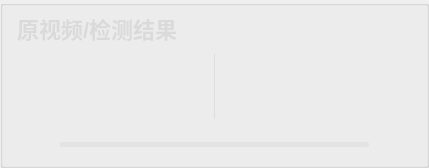
          <widget class="QGroupBox" name="groupBox_201">
           <property name="styleSheet">
            <string notr="true">#groupBox_201{
background-color: rgba(95, 95, 95, 200);
border: 0px solid #42adff;
border-left: 1px solid rgba(200, 200, 200,100);
border-right: 0px solid rgba(29, 83, 185, 255);
border-radius:0px;}</string>
           </property>
           <property name="title">
            <string/>
           </property>
           <layout class="QVBoxLayout" name="verticalLayout_4" stretch="0,1,0">
            <property name="topMargin">
             <number>0</number>
            </property>
            <property name="bottomMargin">
             <number>0</number>
            </property>
            <item>
             <widget class="QGroupBox" name="groupBox_3">
              <property name="minimumSize">
               <size>
                <width>0</width>
                <height>42</height>
               </size>
              </property>
              <property name="maximumSize">
               <size>
                <width>16777215</width>
                <height>42</height>
               </size>
              </property>
              <property name="styleSheet">
               <string notr="true">#groupBox_3{
border: 0px solid #42adff;
border-radius:0px;}</string>
              </property>
              <property name="title">
               <string/>
              </property>
              <layout class="QHBoxLayout" name="horizontalLayout_6">
               <property name="leftMargin">
                <number>0</number>
               </property>
               <property name="topMargin">
                <number>0</number>
               </property>
               <property name="rightMargin">
                <number>0</number>
               </property>
               <property name="bottomMargin">
                <number>0</number>
               </property>
               <item>
                <widget class="QLabel" name="label_6">
                 <property name="minimumSize">
                  <size>
                   <width>0</width>
                   <height>0</height>
                  </size>
                 </property>
                 <property name="maximumSize">
                  <size>
                   <width>16777215</width>
                   <height>40</height>
                  </size>
                 </property>
                 <property name="styleSheet">
                  <string notr="true">QLabel
{
	font-size: 22px;
	font-family: &quot;Microsoft YaHei&quot;;
	font-weight: bold;
 		border-radius:9px;
		background:rgba(66, 195, 255, 0);
color: rgb(218, 218, 218);
}
</string>
                 </property>
                 <property name="text">
                  <string>原视频/检测结果</string>
                 </property>
                </widget>
               </item>
               <item>
                <widget class="QLabel" name="fps_label">
                 <property name="minimumSize">
                  <size>
                   <width>100</width>
                   <height>40</height>
                  </size>
                 </property>
                 <property name="maximumSize">
                  <size>
                   <width>100</width>
                   <height>40</height>
                  </size>
                 </property>
                 <property name="styleSheet">
                  <string notr="true">QLabel
{
	font-size: 20px;
	font-family: &quot;Microsoft YaHei&quot;;
	font-weight: bold;
 		border-radius:9px;
		background:rgba(66, 195, 255, 0);
color: rgb(218, 218, 218);
}
</string>
                 </property>
                 <property name="text">
                  <string/>
                 </property>
                 <property name="alignment">
                  <set>Qt::AlignCenter</set>
                 </property>
                </widget>
               </item>
              </layout>
             </widget>
            </item>
            <item>
             <widget class="QSplitter" name="splitter">
              <property name="enabled">
               <bool>true</bool>
              </property>
              <property name="styleSheet">
               <string notr="true">#splitter::handle{background: 1px solid  rgba(200, 200, 200,100);}</string>
              </property>
              <property name="frameShape">
               <enum>QFrame::NoFrame</enum>
              </property>
              <property name="lineWidth">
               <number>10</number>
              </property>
              <property name="orientation">
               <enum>Qt::Horizontal</enum>
              </property>
              <property name="handleWidth">
               <number>1</number>
              </property>
              <widget class="Label_click_Mouse" name="raw_video">
               <property name="enabled">
                <bool>true</bool>
               </property>
               <property name="sizePolicy">
                <sizepolicy hsizetype="Ignored" vsizetype="Ignored">
                 <horstretch>0</horstretch>
                 <verstretch>0</verstretch>
                </sizepolicy>
               </property>
               <property name="minimumSize">
                <size>
                 <width>200</width>
                 <height>0</height>
                </size>
               </property>
               <property name="font">
                <font>
                 <family>微软雅黑</family>
                 <pointsize>36</pointsize>
                </font>
               </property>
               <property name="cursor">
                <cursorShape>ArrowCursor</cursorShape>
               </property>
               <property name="styleSheet">
                <string notr="true">color: rgb(218, 218, 218);
</string>
               </property>
               <property name="text">
                <string/>
               </property>
               <property name="scaledContents">
                <bool>false</bool>
               </property>
               <property name="alignment">
                <set>Qt::AlignCenter</set>
               </property>
              </widget>
              <widget class="Label_click_Mouse" name="out_video">
               <property name="enabled">
                <bool>true</bool>
               </property>
               <property name="sizePolicy">
                <sizepolicy hsizetype="Ignored" vsizetype="Ignored">
                 <horstretch>0</horstretch>
                 <verstretch>0</verstretch>
                </sizepolicy>
               </property>
               <property name="minimumSize">
                <size>
                 <width>200</width>
                 <height>0</height>
                </size>
               </property>
               <property name="font">
                <font>
                 <family>微软雅黑</family>
                 <pointsize>36</pointsize>
                </font>
               </property>
               <property name="cursor">
                <cursorShape>ArrowCursor</cursorShape>
               </property>
               <property name="styleSheet">
                <string notr="true">color: rgb(218, 218, 218);
</string>
               </property>
               <property name="text">
                <string/>
               </property>
               <property name="scaledContents">
                <bool>false</bool>
               </property>
               <property name="alignment">
                <set>Qt::AlignCenter</set>
               </property>
              </widget>
             </widget>
            </item>
            <item>
             <layout class="QHBoxLayout" name="horizontalLayout_12">
              <property name="rightMargin">
               <number>0</number>
              </property>
              <item>
               <widget class="QPushButton" name="runButton">
                <property name="minimumSize">
                 <size>
                  <width>40</width>
                  <height>40</height>
                 </size>
                </property>
                <property name="styleSheet">
                 <string notr="true">QPushButton {
border-style: solid;
border-width: 0px;
border-radius: 0px;
background-color: rgba(223, 223, 223, 0);
}
QPushButton::focus{outline: none;}
QPushButton::hover {
border-style: solid;
border-width: 0px;
border-radius: 0px;
background-color: rgba(223, 223, 223, 150);}</string>
                </property>
                <property name="text">
                 <string/>
                </property>
                <property name="icon">
                 <iconset resource="../apprcc.qrc">
                  <normaloff>:/img/icon/运行.png</normaloff>
                  <normalon>:/img/icon/暂停.png</normalon>
                  <disabledoff>:/img/icon/运行.png</disabledoff>
                  <disabledon>:/img/icon/暂停.png</disabledon>
                  <activeoff>:/img/icon/运行.png</activeoff>
                  <activeon>:/img/icon/暂停.png</activeon>
                  <selectedoff>:/img/icon/运行.png</selectedoff>
                  <selectedon>:/img/icon/暂停.png</selectedon>:/img/icon/运行.png</iconset>
                </property>
                <property name="iconSize">
                 <size>
                  <width>30</width>
                  <height>30</height>
                 </size>
                </property>
                <property name="checkable">
                 <bool>true</bool>
                </property>
               </widget>
              </item>
              <item>
               <widget class="QProgressBar" name="progressBar">
                <property name="maximumSize">
                 <size>
                  <width>16777215</width>
                  <height>5</height>
                 </size>
                </property>
                <property name="styleSheet">
                 <string notr="true">QProgressBar{ color: rgb(255, 255, 255); font:12pt; border-radius:2px; text-align:center; border:none; background-color: rgba(215, 215, 215,100);} 
QProgressBar:chunk{ border-radius:0px; background: rgba(55, 55, 55, 200);}</string>
                </property>
                <property name="maximum">
                 <number>1000</number>
                </property>
                <property name="value">
                 <number>0</number>
                </property>
                <property name="textVisible">
                 <bool>false</bool>
                </property>
               </widget>
              </item>
              <item>
               <widget class="QPushButton" name="stopButton">
                <property name="minimumSize">
                 <size>
                  <width>40</width>
                  <height>40</height>
                 </size>
                </property>
                <property name="styleSheet">
                 <string notr="true">QPushButton {
border-style: solid;
border-width: 0px;
border-radius: 0px;
background-color: rgba(223, 223, 223, 0);
}
QPushButton::focus{outline: none;}
QPushButton::hover {
border-style: solid;
border-width: 0px;
border-radius: 0px;
background-color: rgba(223, 223, 223, 150);}</string>
                </property>
                <property name="text">
                 <string/>
                </property>
                <property name="icon">
                 <iconset resource="../apprcc.qrc">
                  <normaloff>:/img/icon/终止.png</normaloff>:/img/icon/终止.png</iconset>
                </property>
                <property name="iconSize">
                 <size>
                  <width>30</width>
                  <height>30</height>
                 </size>
                </property>
               </widget>
              </item>
             </layout>
            </item>
           </layout>
          </widget>
